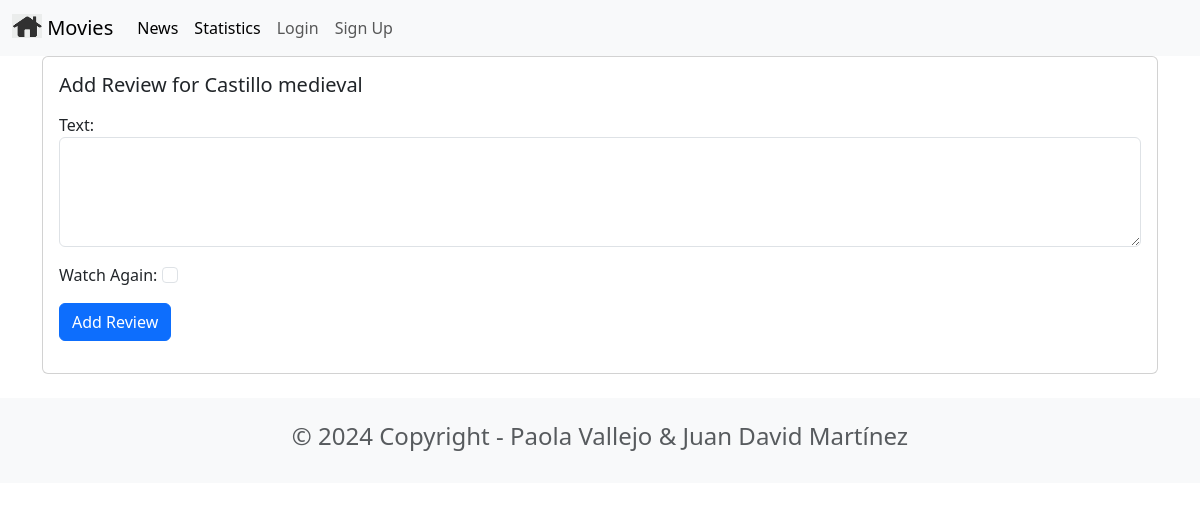
The page /movie/2/create on the database as committed earlier.
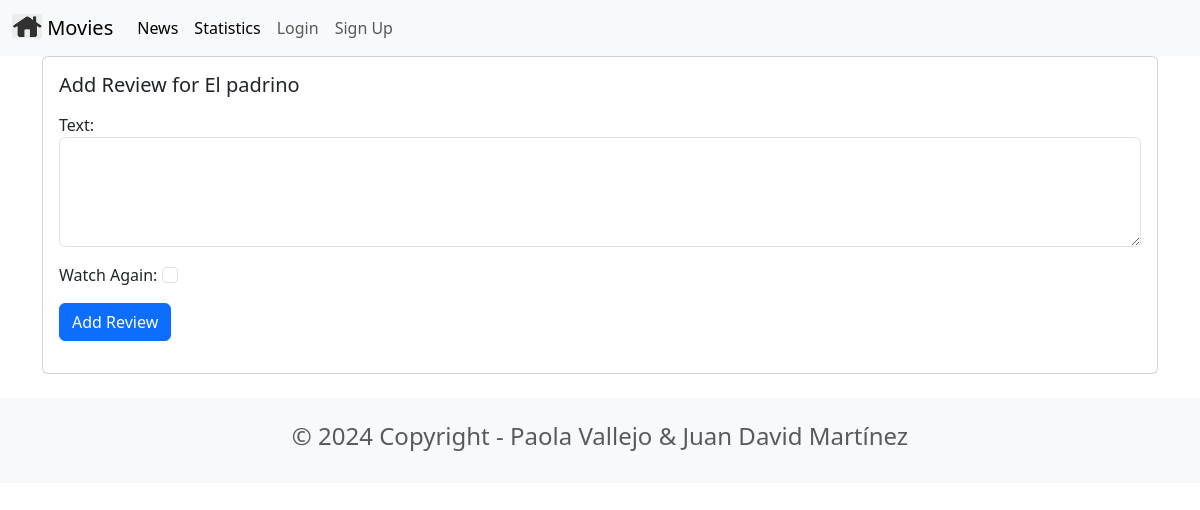
The same page on the database as committed later.
### movie/models.py (models this page shows, shortened)
class Movie(models.Model):
    title = models.CharField(max_length=100)
    description = models.CharField(max_length=250)
    image = models.ImageField(upload_to='movie/images/')
    url = models.URLField(blank=True)
    genre = models.CharField(blank=True, max_length=250)
    year = models.IntegerField(blank=True, null=True)

### movie/views.py (the view, shortened to what this page needs)
# urls.py: path('<int:movie_id>/create', views.createreview, name='createreview'),
def createreview(request, movie_id):
    movie = get_object_or_404(Movie,pk=movie_id)
    if request.method == 'GET':
        return render(request, 'createreview.html', {'form':ReviewForm(), 'movie': movie})

### movie/forms.py
class ReviewForm(ModelForm):
    def __init__(self, *args, **kwargs):
        super(ModelForm, self).__init__(*args, **kwargs)
        self.fields['text'].widget.attrs.update( {'class': 'form-control'})
        self.fields['watchAgain'].widget.attrs.update( {'class': 'form-check-input'})
    class Meta:
        model = Review
        fields = ['text','watchAgain']
        labels = { 'watchAgain': ('Watch Again') }
        widgets = { 'text': Textarea(attrs={'rows': 4}), }

### movie/templates/createreview.html (shortened to what this page needs)
{% extends 'base.html' %}
{% block content %}
<div class="card mb-3">
    <div class="row g-0">
        <div>
            <div class="card-body">
                <h5 class="card-title">Add Review for {{ movie.title }}</h5>
                <p class="card-text">
                    <form method="POST">
                        {{ form.as_p }}
                        <button type="submit" class="btn btn-primary">
                            Add Review
                        </button>
                    </form>
                </p>
            </div>
        </div>
    </div>
</div>
{% endblock content %}

Rows that differ between the two databases and show on the page:
changed Movie: title "Castillo medieval" → "El padrino"
